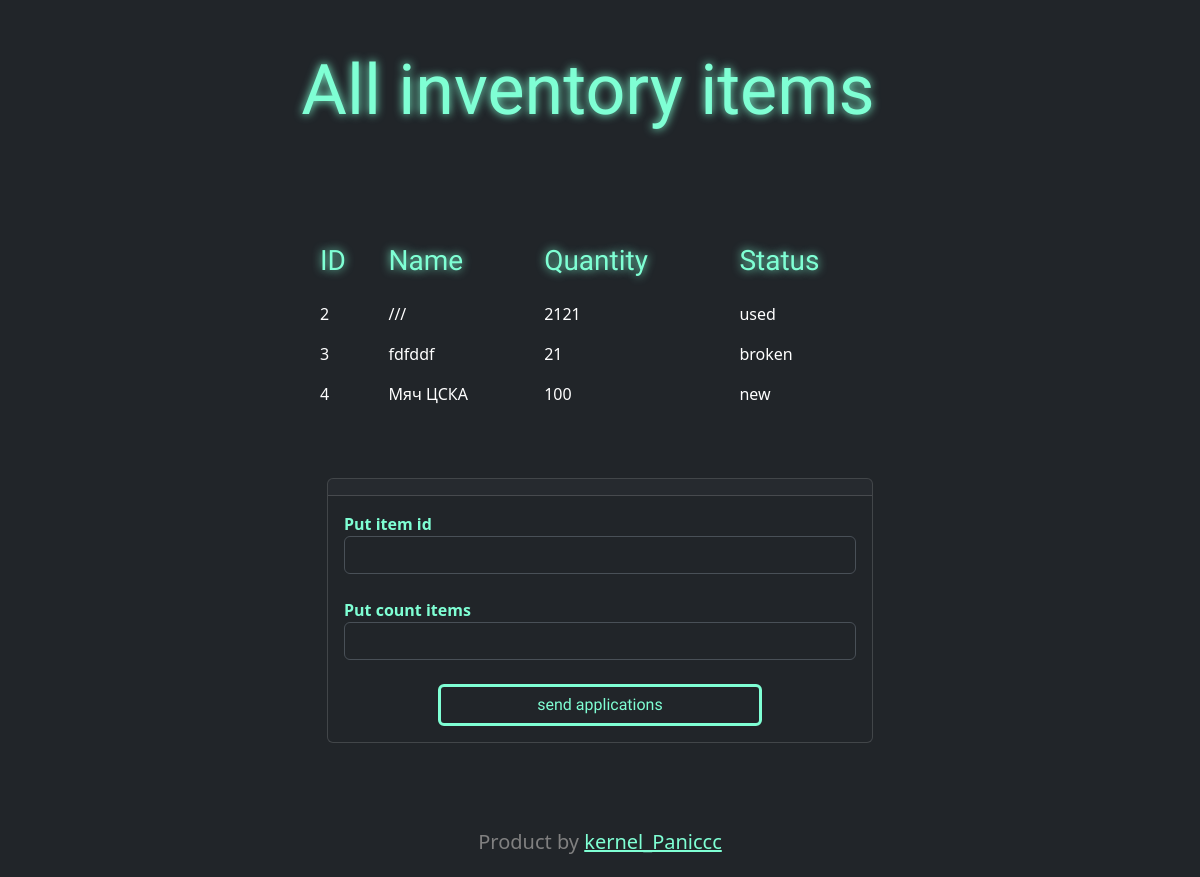
The app's page /applications (signed in) with its own data.
### src/models.py (models this page shows, shortened)
class InventoryItem(db.Model):
    id = db.Column(db.Integer, primary_key=True)
    name = db.Column(db.String(128), nullable=False)
    quantity = db.Column(db.Integer, nullable=False)
    status = db.Column(db.String(50), nullable=False)  # 'new', 'used', 'broken'
    user_id = db.Column(db.Integer, db.ForeignKey('user.id'), default=0)
    user = db.relationship('User', backref='inventory_items')

### src/main_routers.py (the view, shortened to what this page needs)
@app.route('/applications', methods=['GET', 'POST'])
@login_required
def main_application():
    items = InventoryItem.query.filter_by(user_id=0).all()
    return render_template('applications.html', items=items)

### src/models.py (called while the page is built)
@manager.user_loader
def load_user(user_id):
    return User.query.get(user_id)

### src/templates/applications.html (shortened to what this page needs)
{% extends 'base.html' %}
{% block content %}
<div class="container-fluid text-center">
      <div class="row align-items-start">
          <div class="row gy-4">
              <h1 style="font-size: 70px" class="main_text">
                  All inventory items
              </h1>
          </div>
      </div>
  </div>
        <div class="container-fluid mt-5">
    <div class="row justify-content-center">
    <div class="col-6">
    <br><br>
        <table class="table table-borderless">
          <thead>
            <tr>
                <th class="main_text" style="color: aquamarine" scope="col"><h3>ID</h3></th>
                <th class="main_text" style="color: aquamarine" scope="col"><h3>Name</h3></th>
                <th class="main_text" style="color: aquamarine" scope="col"><h3>Quantity</h3></th>
                <th class="main_text" style="color: aquamarine" scope="col"><h3>Status</h3></th>
            </tr>
          </thead>
          <tbody>
            <tr>
                {% for item in items %}
                    <td>{{ item.id }}</td>
                    <td>{{ item.name }}</td>
                    <td>{{ item.quantity }}</td>
                    <td>{{ item.status }}</td>
            </tr>
          {% endfor %}
          </tbody>
        </table>
    </div>
    </div>
    </div>
<div class="container mt-5">
    <div class="row justify-content-center">
        <div class="col-md-6">
            <div class="card">
                <div class="card-header text-center">
                </div>
                <div class="card-body">
                    <form action="" method="POST">
                        <div class="form-group">
                            <label for="item_id" style="color: aquamarine;"><b>Put item id</b></label>
                            <input type="text" id="item_id" name="item_id" class="form-control" required>
                        </div>
                        <br>
                        <div class="form-group">
                            <label for="item_id" style="color: aquamarine;"><b>Put count items</b></label>
                            <input type="text" id="value" name="value" class="form-control" required>
                        </div>
                        <br>
                        <div class="container text-center">
                        <button type="submit" style=" --bs-btn-padding-y: 0.4rem; --bs-btn-padding-x: 6rem; --bs-btn-font-size: 1rem;
                      color: aquamarine; border: 3px solid aquamarine; font-family:'Archivo Black';" class="btn btn-dark">
                            send applications
                        </button>
                        </div>
                    </form>
                </div>
            </div>
        </div>
    </div>
</div>
{% endblock %}

### src/static/style.css (style rules this page uses)
body { display: flex; flex-direction: column; min-height: 100vh; }
* { padding: 0; margin: 0; }
.main_text { color: aquamarine; font-family: 'Archivo Black'; text-shadow: 0 0 10px }

### records on screen
InventoryItem: id "2", name "///", quantity "2121", status "used"
InventoryItem: id "3", name "fdfddf", quantity "21", status "broken"
InventoryItem: id "4", name "Мяч ЦСКА", quantity "100", status "new"
